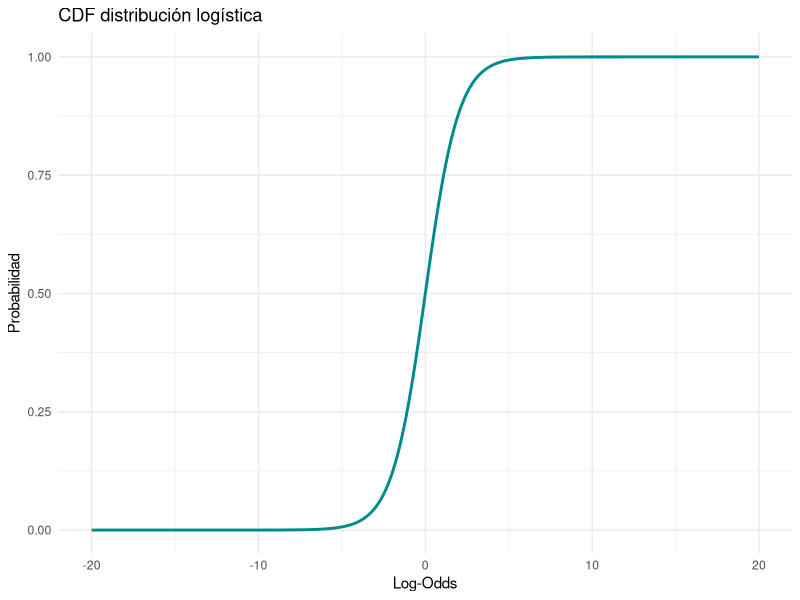
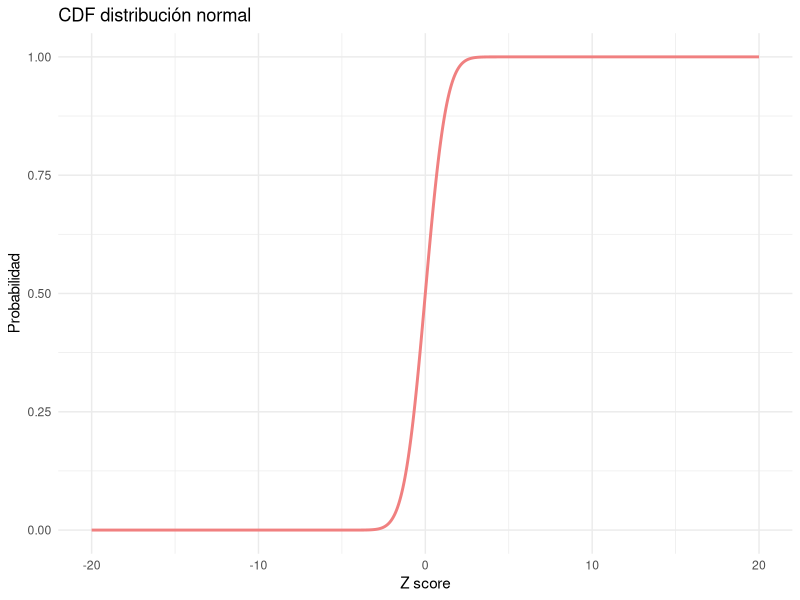
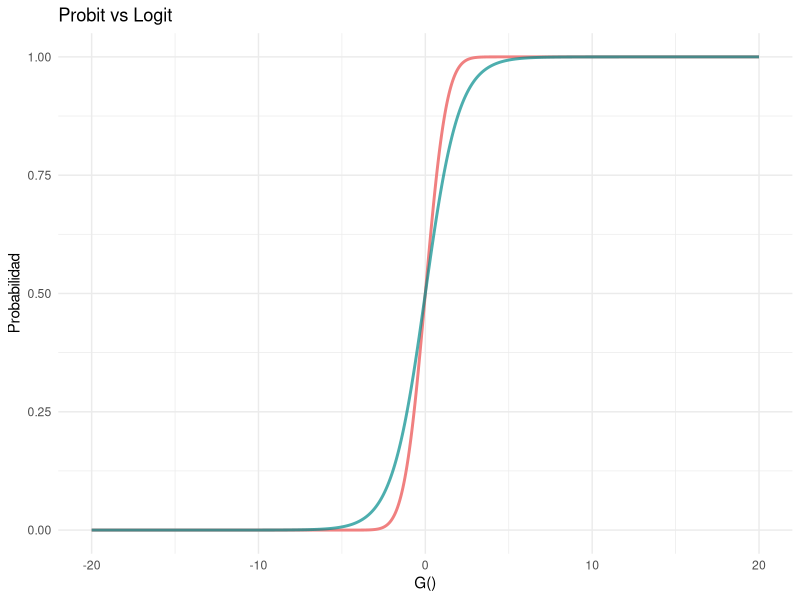
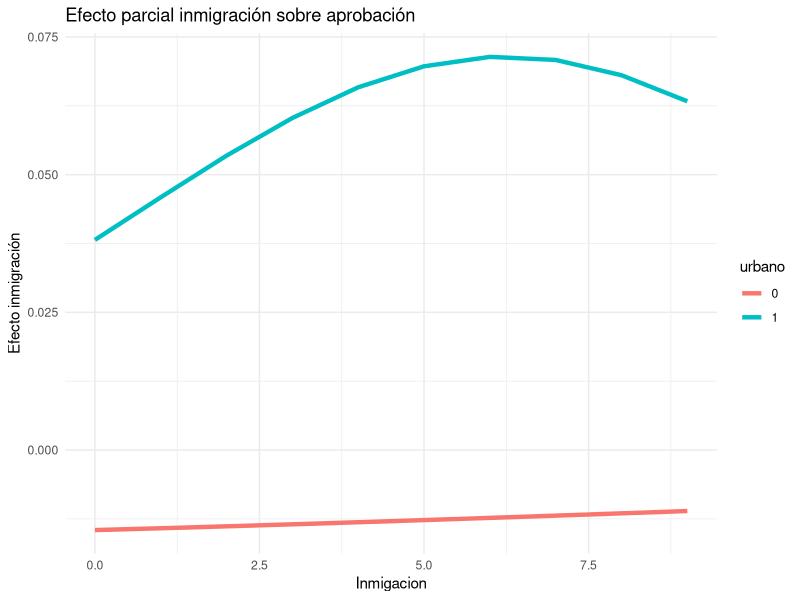
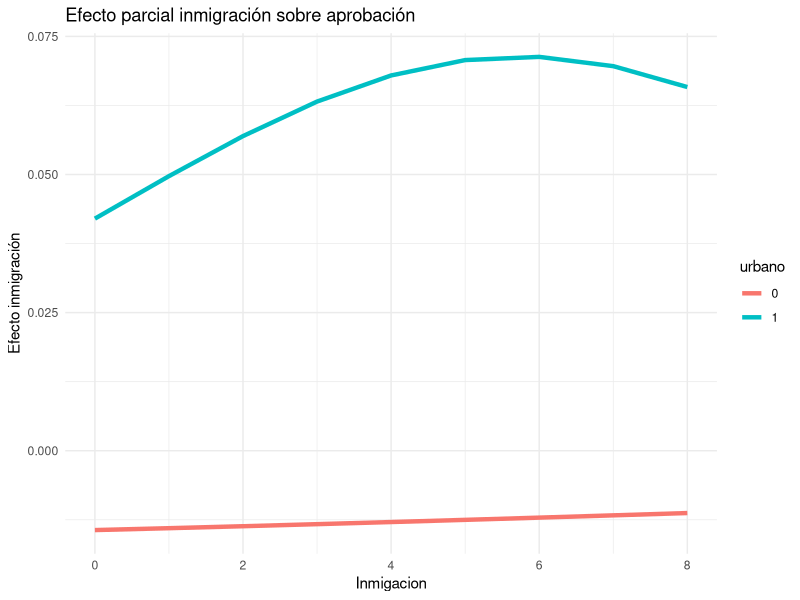

These charts were generated, in order, by the following R code:
## ---- chunk 1

if (!require(tidyverse)) {
  install.packages("tidyverse")
}

if (!require(stats)) {
  install.packages("stats")
}

library(tidyverse)
library(stats)
## ---- chunk 2

cep_bruta <- read.csv("base_90.csv")
## ---- chunk 3

cep <- cep_bruta %>%
  select(eval_gob_1, iden_pol_2, iden_nacional_14, iden_nacional_16,esc_nivel_1_c, edad, sexo, gse, zona_u_r)
## ---- chunk 4

cep <- cep %>%
  filter_all(all_vars(. != -8 & . != -9)) %>%
  filter(iden_nacional_14 != 5) %>%
  filter(eval_gob_1 != 3)
## ---- chunk 5

cep <- cep %>%
  mutate(aprobacion = 2 - eval_gob_1,
         izquierda = 10 - iden_pol_2,
         orgullo = 4 - iden_nacional_14,
         inmigracion = iden_nacional_16 - 1,
         edad_18 = edad - 18,
         urbano = 2 - zona_u_r,
         escolaridad = esc_nivel_1_c,
         mujer = sexo - 1,
         gse = 5 - gse
         ) %>%
  select(aprobacion, izquierda, orgullo, inmigracion, edad_18, urbano, escolaridad, mujer, gse)
## ---- chunk 6

cep %>%
  select(aprobacion, inmigracion, izquierda, edad_18, mujer) %>%
  summary()
## ---- chunk 7

cep %>%
  select(aprobacion, inmigracion, izquierda, edad_18, mujer) %>%
  cor()
## ---- chunk 8

log_odds <- seq(-20, 20, length.out = 1000)

probabilidad <- plogis(log_odds)

odds_data <- data.frame(probabilidad = probabilidad, log_odds = log_odds)

ggplot(data = odds_data, aes(x = log_odds, y = probabilidad)) +
  geom_line(color="cyan4", size = 1)+
  labs(x = "Log-Odds", y = "Probabilidad") +
  theme_minimal() +
  ggtitle("CDF distribución logística")
## ---- chunk 9

logit_simple <- glm(aprobacion ~ inmigracion, family=binomial(link = "logit"), data=cep)

summary(logit_simple)
## ---- chunk 10

log_odds <- sum(logit_simple$coefficients * c(1, 4))

partial_effect <- dlogis(log_odds)*logit_simple$coefficients["inmigracion"]

print(log_odds)

print(partial_effect)
## ---- chunk 11

log_odds_1 <- sum(logit_simple$coefficients * c(1, 4))

log_odds_2 <- sum(logit_simple$coefficients * c(1, 5))

partial_effect <- plogis(log_odds_2) - plogis(log_odds_1)

print(partial_effect)
## ---- chunk 12

z_score <- seq(-20, 20, length.out = 1000)

probabilidad <- pnorm(z_score)

standard_data <- data.frame(probabilidad = probabilidad, z_score = z_score)

ggplot(data = standard_data, aes(x = z_score, y = probabilidad)) +
  geom_line(color="lightcoral", size = 1)+
  labs(x = "Z score", y = "Probabilidad") +
  theme_minimal() +
  ggtitle("CDF distribución normal")

ggplot(data = standard_data, aes(x = z_score, y = probabilidad)) +
  geom_line(color="lightcoral", size = 1)+
  geom_line(data=odds_data, aes(log_odds, probabilidad), color="cyan4", size = 1, alpha=0.7)+
  labs(x = "G()", y = "Probabilidad") +
  theme_minimal() +
  ggtitle("Probit vs Logit")
## ---- chunk 13

probit_simple <- glm(aprobacion ~ inmigracion, family=binomial(link = "probit"), data=cep)

summary(probit_simple)
## ---- chunk 14

z_score <- sum(probit_simple$coefficients * c(1, 1))

print(z_score)

partial_effect <- dnorm(z_score)*probit_simple$coefficients["inmigracion"]

print(partial_effect)
## ---- chunk 15

z_score_1 <- sum(probit_simple$coefficients * c(1, 1))

z_score_2 <- sum(probit_simple$coefficients * c(1, 2))

partial_effect <- pnorm(z_score_2) - pnorm(z_score_1)

print(partial_effect)
## ---- chunk 16

probit_simple$coefficients["inmigracion"]/logit_simple$coefficients["inmigracion"]

logit_simple$coefficients["inmigracion"]/probit_simple$coefficients["inmigracion"]

## ---- chunk 17

logit_multiple <- glm(aprobacion ~ inmigracion + izquierda + edad_18 + mujer + urbano, family = binomial(link="logit"), data=cep)


summary(logit_multiple)
## ---- chunk 18

log_odds_1 <- sum(logit_multiple$coefficients * c(1, 4, mean(cep$izquierda), mean(cep$edad_18), 1, 0))

log_odds_2 <- sum(logit_multiple$coefficients * c(1, 5, mean(cep$izquierda), mean(cep$edad_18), 1, 0))

partial_effect <- plogis(log_odds_2) - plogis(log_odds_1)

print(partial_effect)
## ---- chunk 19

logit_marginal <- glm(aprobacion ~ inmigracion + I(inmigracion^2) + inmigracion*urbano + izquierda + edad_18 + mujer + urbano, family = binomial(link="logit"), data=cep)


summary(logit_marginal)
## ---- chunk 20

log_odds_2 <- sum(logit_marginal$coefficients * c(1, 2, 2^2, 1, mean(cep$izquierda), mean(cep$edad_18), 0, 2*1))

partial_effect_2 <- dlogis(log_odds_2)*(logit_marginal$coefficients["inmigracion"] + 2*logit_marginal$coefficients["I(inmigracion^2)"]*2 + logit_marginal$coefficients["inmigracion:urbano"]*1)

log_odds_6 <- sum(logit_marginal$coefficients * c(1, 6, 6^2, 1, mean(cep$izquierda), mean(cep$edad_18), 0, 6*1))

partial_effect_6 <- dlogis(log_odds_6)*(logit_marginal$coefficients["inmigracion"] + 2*logit_marginal$coefficients["I(inmigracion^2)"]*6 + logit_marginal$coefficients["inmigracion:urbano"]*1)

print(partial_effect_2)

print(partial_effect_6)
## ---- chunk 21

cep$log_inmigracion <- log(cep$inmigracion + 1)

probit_elasticidad <- glm(aprobacion ~ log_inmigracion + izquierda + edad_18 + mujer + urbano, family=binomial(link="probit"), data=cep)

summary(probit_elasticidad)

cep$log_inmigracion <- NULL

## ---- chunk 22

z_score <- sum(probit_elasticidad$coefficients * c(1, log(8), median(cep$izquierda), median(cep$edad_18), median(cep$mujer), median(cep$urbano)))

partial_effect <- dnorm(z_score)*(probit_elasticidad$coefficients["log_inmigracion"]/100)

print(partial_effect)
## ---- chunk 23

probit_multiple <- glm(aprobacion ~ inmigracion + izquierda + edad_18 + mujer + urbano + urbano*inmigracion, family=binomial(link="probit"), data=cep)
## ---- chunk 24

cep$predicted <- round(probit_multiple$fitted.values, digits=0)
## ---- chunk 25

suma <- cep$aprobacion + cep$predicted
## ---- chunk 26

table(suma)
## ---- chunk 27

falsos <- sum(suma==1)

correctly_predicted <- nrow(cep) - falsos

percent_correctly_predicted <- correctly_predicted/nrow(cep)

print(percent_correctly_predicted)
## ---- chunk 28
verdaderos_positivos <- sum(suma == 2)

positivos <- sum(cep$aprobacion==1)

sensibilidad <- verdaderos_positivos / positivos

print(sensibilidad)
## ---- chunk 29

verdaderos_negativos <- sum(suma == 0)

negativos <- sum(cep$aprobacion==0)

especificidad <- verdaderos_negativos / negativos

print(especificidad)
## ---- chunk 30

probit_cero <- glm(aprobacion ~ 1, family=binomial(link="probit"), data=cep)
## ---- chunk 31

pseudo_R <- 1 - logLik(probit_multiple) / logLik(probit_cero)

print(pseudo_R)

## ---- chunk 32

cor(cep$aprobacion, probit_multiple$fitted.values)^2
## ---- chunk 33

probit_restringido <- glm(aprobacion~inmigracion + izquierda + urbano + urbano*inmigracion, family=binomial(link="probit"), data=cep)

summary(probit_restringido)
## ---- chunk 34

LR <- 2*(logLik(probit_multiple) - logLik(probit_restringido))

print(LR)
## ---- chunk 35

significancia <- 1 - pchisq(q = LR, df = 2)

print(significancia)
## ---- chunk 36

z_score <- sum(probit_restringido$coefficients * c(1, mean(cep$inmigracion), mean(cep$izquierda), mean(cep$urbano), mean(cep$urbano * cep$inmigracion)))

PEA <- dnorm(z_score)*(probit_restringido$coefficients["inmigracion"] + probit_restringido$coefficients["inmigracion:urbano"]*mean(cep$urbano))

print(z_score)

print(PEA)
## ---- chunk 37

partial_effects_rural <- c()

partial_effects_urbano <- c()

for (i in min(cep$inmigracion):max(cep$inmigracion)) {
  
  z_score_rural <- sum(probit_restringido$coefficients * c(1, i, mean(cep$izquierda), 0, 0))
  
  z_score_urbano <- sum(probit_restringido$coefficients * c(1, i, mean(cep$izquierda), 1, i))
  
  partial_rural <- dnorm(z_score_rural) * probit_restringido$coefficients["inmigracion"]
  
  partial_urbano <- dnorm(z_score_urbano) * (probit_restringido$coefficients["inmigracion"] + probit_restringido$coefficients["inmigracion:urbano"]*1)
  
  partial_effects_rural <- c(partial_effects_rural, partial_rural)
  
  partial_effects_urbano <- c(partial_effects_urbano, partial_urbano)
  
}

partial_df <- data.frame(inmigracion=rep(min(cep$inmigracion):max(cep$inmigracion), times=2), partial = c(partial_effects_rural, partial_effects_urbano), urbano=as.factor(c(rep(0, times=10), rep(1, times=10))))


ggplot(data=partial_df, aes(x=inmigracion, y=partial, color=urbano))+
  geom_line(size=1.5)+
  ggtitle("Efecto parcial inmigración sobre aprobación")+
  xlab("Inmigacion")+
  ylab("Efecto inmigración")+
  theme_minimal()
## ---- chunk 38

partial_effects_rural <- c()

partial_effects_urbano <- c()

for (i in min(cep$inmigracion):(max(cep$inmigracion)-1)) {
  
  z_score_rural_1 <- sum(probit_restringido$coefficients * c(1, i, mean(cep$izquierda), 0, 0))
  
  z_score_rural_2 <- sum(probit_restringido$coefficients * c(1, i+1, mean(cep$izquierda), 0, 0))
  
  z_score_urbano_1 <- sum(probit_restringido$coefficients * c(1, i, mean(cep$izquierda), 1, i))

  z_score_urbano_2 <- sum(probit_restringido$coefficients * c(1, i+1, mean(cep$izquierda), 1, i+1))  
    
  partial_rural <- pnorm(z_score_rural_2) - pnorm(z_score_rural_1)
  
  partial_urbano <- pnorm(z_score_urbano_2) - pnorm(z_score_urbano_1)
  
  partial_effects_rural <- c(partial_effects_rural, partial_rural)
  
  partial_effects_urbano <- c(partial_effects_urbano, partial_urbano)
  
}

partial_df <- data.frame(inmigracion=rep(min(cep$inmigracion):(max(cep$inmigracion)-1), times=2), partial = c(partial_effects_rural, partial_effects_urbano), urbano=as.factor(c(rep(0, times=9), rep(1, times=9))))


ggplot(data=partial_df, aes(x=inmigracion, y=partial, color=urbano))+
  geom_line(size=1.5)+
  ggtitle("Efecto parcial inmigración sobre aprobación")+
  xlab("Inmigacion")+
  ylab("Efecto inmigración")+
  theme_minimal()
## ---- chunk 39

z_scores <- qnorm(probit_restringido$fitted.values)
## ---- chunk 40

partial_effects <- dnorm(z_scores)*(probit_restringido$coefficients["inmigracion"] + probit_restringido$coefficients["inmigracion:urbano"]*cep$urbano)
## ---- chunk 41

APE <- mean(partial_effects)

print(APE)
## ---- chunk 42

# No podemos estimar el efecto parcial de 9 a 10, porque el valor máximo es 9.

cep_cero <- cep %>%
  filter(inmigracion != 9)

cep_uno <- cep_cero %>%
  mutate(inmigracion = inmigracion + 1)

prob_cero <- pnorm(predict(probit_restringido, newdata=cep_cero))
  
prob_uno <- pnorm(predict(probit_restringido, newdata=cep_uno))

APE <- mean(prob_uno - prob_cero)

print(APE)
